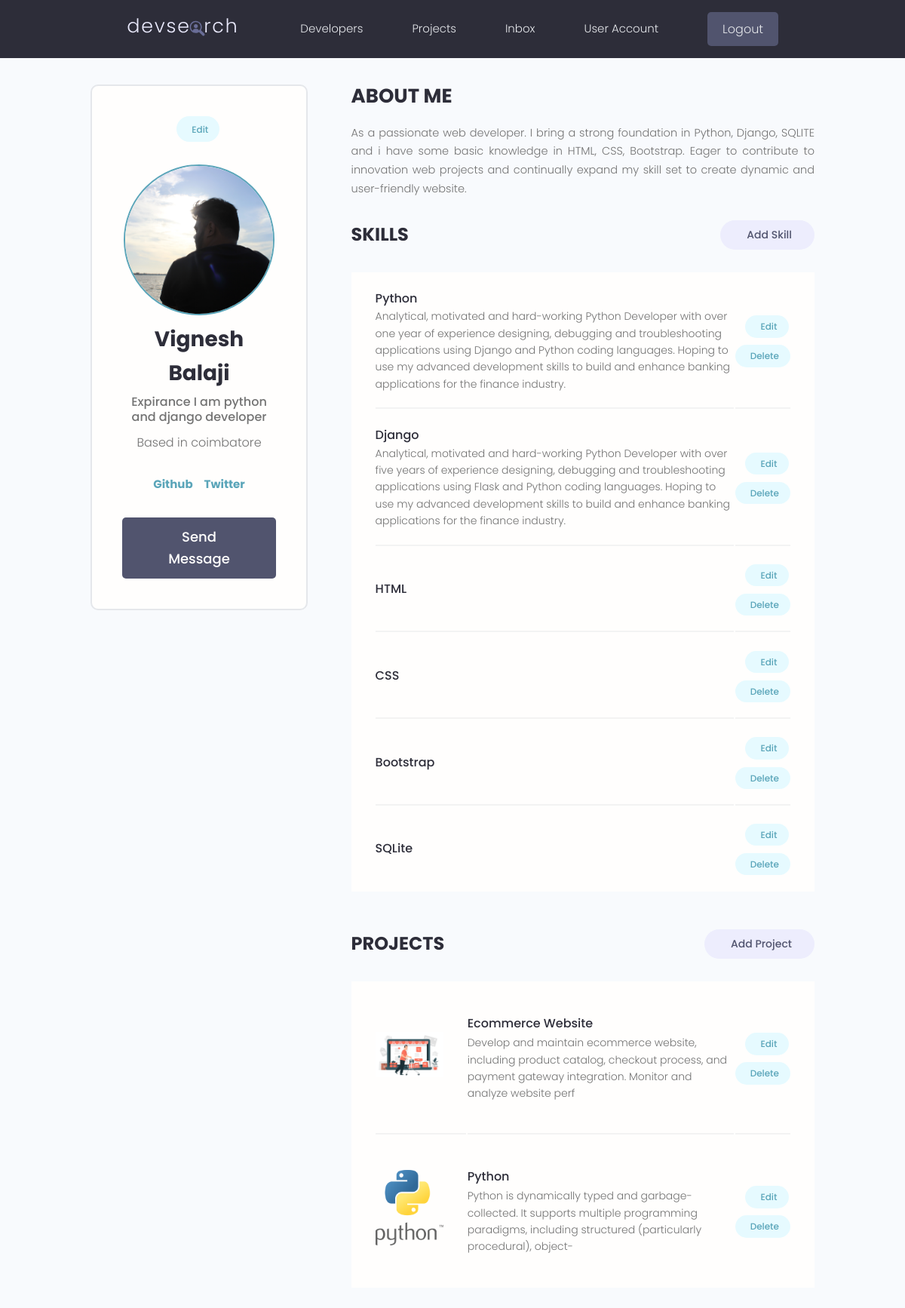
Page /account (signed in) on the committed database.
### users/models.py (models this page shows, shortened)
class Profile(models.Model):
    user = models.OneToOneField(User, on_delete=models.CASCADE, null=True, blank=True)
    name = models.CharField(max_length=200, blank=True, null=True)
    email = models.EmailField(max_length=500, blank=True, null=True)
    username = models.CharField(max_length=200, blank=True, null=True)
    location = models.CharField(max_length=200, blank=True, null=True)
    short_intro = models.CharField(max_length=200, null=True, blank=True)
    bio = models.TextField(blank=True, null=True)
    profile_image = models.ImageField(null=True, blank=True, upload_to="profile/", default="profile/user-default.png" )
    social_github = models.CharField(max_length=200, blank=True, null=True)
    social_twitter = models.CharField(max_length=200, blank=True, null=True)
    social_linkedin = models.CharField(max_length=200, blank=True, null=True)
    created = models.DateTimeField(auto_now_add=True, null=True)
    id = models.UUIDField(default=uuid.uuid4, unique=True, primary_key=True, editable=False)
    class Meta:
        ordering = ['created']

class skill(models.Model):
    owner = models.ForeignKey(Profile, on_delete=models.CASCADE,null=True,blank=True)
    name = models.CharField(max_length=200, blank=True, null=True)
    description = models.TextField(blank=True, null=True)
    created = models.DateTimeField(auto_now_add=True, null=True)
    id = models.UUIDField(default=uuid.uuid4, unique=True, primary_key=True, editable=False)

### web/models.py (models this page shows, shortened)
class Project(models.Model):
    owner = models.ForeignKey(Profile, null=True, blank=True, on_delete=models.CASCADE)
    title = models.CharField(max_length=200, null=True)
    descrition = models.TextField(null=True,blank=True)
    featured_images= models.ImageField(null=True,blank=True, default="default.jpg")
    demo_link = models.CharField(max_length=2000, null=True, blank=True)
    Source_link = models.CharField(max_length=2000, null=True, blank=True)
    tags = models.ManyToManyField("Tag")
    vote_total=models.IntegerField(default=0, null=True,blank=True)
    vote_ratio=models.IntegerField(default=0, null=True,blank=True)
    created = models.DateTimeField(auto_now_add=True, null=True)
    id = models.UUIDField(default=uuid.uuid4, unique=True, primary_key=True, editable=False)
    class Meta:
        ordering = ['-vote_ratio','-vote_total','title']
    @property
    def imageURL(self):
        try:
            url= self.featured_images.url
        except:
            url=''
        return url

### users/views.py (the view)
# urls.py: path('account', views.useraccount, name='account'),
@login_required(login_url="login")
def useraccount(request):
    profile=request.user.profile
    skill = profile.skill_set.all()
    projects = profile.project_set.all()
    context={"profile":profile, "skill":skill, "projects":projects}
    return render(request, "account.html",context)

### users/templates/account.html (shortened to what this page needs)
{% extends 'main.html' %}
{% block main %}
  <main class="settingsPage profile my-md">
    <div class="container">
      <div class="layout">
        <div class="column column--1of3">
          <div class="card text-center">
            <div class="card__body dev">
              <a class="tag tag--pill tag--main settings__btn" href="{% url 'editaccount' %}"> Edit</a>
              <img class="avatar avatar--xl dev__avatar" src="{{profile.profile_image.url}}" />
              <h2 class="dev__name">{{profile.name}}</h2>
              <p class="dev__title">Expirance {{profile.short_intro}}</p>
              <p class="dev__location">Based in {{profile.location}}</p>
              <ul class="dev__social">
                {% if profile.social_github %}
                <li>
                  <a title="Github" href="{{ profile.social_github }}" target="_blank" style="font-weight: bold;">Github</a>
                </li>
                {% endif %}
                {% if profile.social_linkedin %}
                <li>
                  <a title="Twitter" href="{{ profile.social_linkedin }}" target="_blank" style="font-weight: bold;"> Twitter </a>
                </li>
                {% endif %}
              </ul>
              <a href="{% url 'createmessage' profile.id %}" class="btn btn--sub btn--lg">Send Message </a>
            </div>
          </div>
        </div>
        <div class="column column--2of3">
          <div class="devInfo">
            <h3 class="devInfo__title">About Me</h3>
            <p class="devInfo__about">{{profile.bio}}</p>
          </div>
          <div class="settings">
            <h3 class="settings__title">Skills</h3>
            <a class="tag tag--pill tag--sub settings__btn tag--lg" href="{% url 'createskill' %}"> Add Skill</a>
          </div>
          <table class="settings__table">
            {% for skills in skill %}
            <tr>
              <td class="settings__tableInfo">
                <h4>{{skills.name}}</h4>
                <p>{{skills.description}}</p>
              </td>
              <td class="settings__tableActions">
                <a class="tag tag--pill tag--main settings__btn" href="{% url 'update-skill' skills.id %}"> Edit</a>
                <a class="tag tag--pill tag--main settings__btn" href="{% url 'deleteskills' skills.id %}">
                  Delete</a>
              </td>
            </tr>
              {% endfor %}
          </table>
          <div class="settings">
            <h3 class="settings__title">Projects</h3>
            <a class="tag tag--pill tag--sub settings__btn tag--lg" href="{% url 'create-project' %}"> Add Project</a>
          </div>
          <table class="settings__table">
            {% for project in projects %}
            <tr>
              <td class="settings__thumbnail">
                <a href="{% url 'project' project.id%}"><img src="{{project.imageURL}}" alt="Project Thumbnail" /></a>
              </td>
              <td class="settings__tableInfo">
                <a href="{% url 'project' project.id%}">{{ project.title}}</a>
                <p>{{ project.descrition| slice:"150"}}</p>
              </td>
              <td class="settings__tableActions">
                <a class="tag tag--pill tag--main settings__btn" href="{% url 'update-Project' project.id %}"> Edit</a>
                <a class="tag tag--pill tag--main settings__btn" href="{% url 'delete-Project' project.id %}">
                  Delete</a>
              </td>
            </tr>
              {% endfor %}
          </table>
        </div>
      </div>
    </div>
  </main>
{% endblock main %}

### static/styles/app.css (style rules this page uses)
:root { --color-sub: #2d2d39; }
.btn--sub { background-color: var(--color-sub-light); }
.card { border: 2px solid var(--color-light); }
img { width: 100%; }
.profile .card > .dev { padding: 4rem; }
.dev__avatar { display: block; margin: auto; }
.dev__name { color: var(--color-sub); font-size: 2.8rem; font-weight: 700; margin-top: 1rem; margin-bottom: 0.5rem; }
.dev__title { font-size: 1.6rem; font-weight: 500; line-height: 1.3; }
.dev__location { margin-top: 1rem; }
.dev__social { margin: 3rem 0; list-style: none; display: flex; justify-content: center; gap: 1.5rem; }
.devInfo { margin-bottom: 3rem; }
.devInfo__title, .devInfo__subtitle { font-size: 2.6rem; color: var(--color-sub); text-transform: uppercase; font-weight: 700; margin-bottom: 1.5rem; }
.devInfo__about, .devSkill__info { font-size: 1.45rem; line-height: 1.7; text-align: justify; }
.settingsPage .dev > .settings__btn { display: inline-block; margin-bottom: 3rem; }
.settings { display: flex; justify-content: space-between; align-items: center; }
.settings__title { font-size: 2.4rem; text-transform: uppercase; font-weight: 700; color: var(--color-sub); }
.settings__table { margin-top: 3rem; margin-bottom: 5rem; padding: 0 3rem; background: var(--color-white); }
.settings__table tr { width: 100%; }
.settings__table tr > td { padding: 2rem 0; }
.settings__table tr:not(:last-child) td { border-bottom: 2px solid var(--color-white-light); }
.settings__thumbnail { width: 23%; min-width: 10rem; }
.settings__thumbnail img { padding-right: 3rem; height: 15rem; object-fit: contain; }
.settings__tableInfo { width: 100%; }
.settings__tableInfo h4, .settings__tableInfo a { padding-right: 1rem; width: auto; font-size: 1.6rem; font-weight: 500; color: var(--color-sub); }
.settings__tableInfo p { font-size: 1.4rem; }
.settings__tableActions { text-align: right; }

### static/uikit/styles/modules/_variables.css (style rules this page uses)
:root { --color-main: #5aa5b9; --color-main-light: #e6faff; --color-sub: #3f4156; --color-sub-light: #51546e; --color-sub-lighter: #ededfd; --color-text: #737373; --color-gray: #8b8b8b; --color-light: #e5e7eb; --color-light-gray: #767676; --color-bg: #f8fafd; --color-white: #fffefd; --color-white-light: #f3f3f3; --color-success: #359e64; --color-success-bg: #def8e8; --color-error: #fc4b0b; --color-error-bg: #fff2ee; --font-base: 'Poppins', arial, helvetica, 'Segoe UI', roboto, ubuntu, sans-serif; --font-monospace: 'Fira Code', 'Courier New', courier, monospace; --font-regular: 300; --font-medium: 500; --font-bold: 700; --generic-shadow: 1px 1px 5px #00000010; --generic-transition: all 0.3s ease-in-out; }

### static/uikit/styles/modules/_base.css (style rules this page uses)
* { margin: 0; padding: 0; box-sizing: border-box; text-rendering: optimizeLegibility; color: inherit; font-size: inherit; }
html { font-size: 50%; }
@media only screen and (min-width: 480px) { html { font-size: 56.25%; } }
@media only screen and (min-width: 1200px) { html { font-size: 62.5%; } }
body { line-height: 1.6; font-weight: 400; font-size: 1.5rem; color: var(--color-text); background-color: var(--color-bg); min-height: 100vh; }

### static/uikit/styles/modules/_typography.css (style rules this page uses)
* { font-family: var(--font-base); }
h2 { font-size: 3.6rem; font-weight: var(--font-bold); }
h3 { font-size: 3.2rem; font-weight: var(--font-medium); }
h4 { font-size: 2.8rem; font-weight: var(--font-medium); }
p, span, strong { font-size: 1.6rem; color: var(--color-text); font-weight: var(--font-regular); }
a { padding-bottom: 2px; text-decoration: none; display: inline-block; color: var(--color-main); font-weight: var(--font-medium); }

### static/uikit/styles/modules/_utilities.css (style rules this page uses)
.container { width: 92%; max-width: 165rem; margin: 0 auto; box-sizing: border-box; }
@media screen and (min-width: 1000px) { .container { width: 90%; } }
@media screen and (min-width: 1200px) { .container { width: 80%; } }
.text-center { text-align: center; }
.my-md { margin: 3rem auto; }

### static/uikit/styles/modules/_avatar.css (style rules this page uses)
.avatar { border-radius: 50%; border: 2px solid var(--color-main); object-fit: cover; }
.avatar--xl { height: 20rem; width: 20rem; }

### static/uikit/styles/modules/_card.css (style rules this page uses)
.card { border-radius: 1rem; background-color: var(--color-white); border: 1.5px solid var(--color-light); width: auto; height: auto; margin-top: 0.5rem; margin-bottom: 0.5rem; overflow: hidden; }
.card__body, .card__header { padding: 2rem 2.5rem; }

### static/uikit/styles/modules/_layout.css (style rules this page uses)
.layout { display: flex; flex-flow: row wrap; justify-content: space-between; }
.layout > .column { margin-bottom: 3rem; }
.layout > .column.column--1of3 { flex-basis: 30%; }
.layout > .column.column--2of3 { flex-basis: 64%; }

### rows in the picture
Profile: profile_image (picture), name "Vignesh Balaji", short_intro "I am python and django developer", location "coimbatore", bio "As a passionate web developer. I bring a strong foundation in Python, Django, SQLITE and i have some basic knowledge in HTML, CSS, Bootstrap. Eager to contribute to innovation web projects and continually expand my skill set to create dynamic and user-friendly website."
skill: name "Python", description "Analytical, motivated and hard-working Python Developer with over one year of experience designing, debugging and troubleshooting applications using Django and Python coding languages. Hoping to use my advanced development skills to build and enhance banking applications for the finance industry."
skill: name "Django", description "Analytical, motivated and hard-working Python Developer with over five years of experience designing, debugging and troubleshooting applications using Flask and Python coding languages. Hoping to use my advanced development skills to build and enhance banking applications for the finance industry."
skill: name "HTML"
skill: name "CSS"
skill: name "Bootstrap"
skill: name "SQLite"
Project: imageURL (picture), title "Ecommerce Website", descrition "Develop and maintain ecommerce website, including product catalog, checkout process, and payment gateway integration. Monitor and analyze website perf"
Project: imageURL (picture), title "Python", descrition "Python is dynamically typed and garbage-collected. It supports multiple programming paradigms, including structured (particularly procedural), object-"
